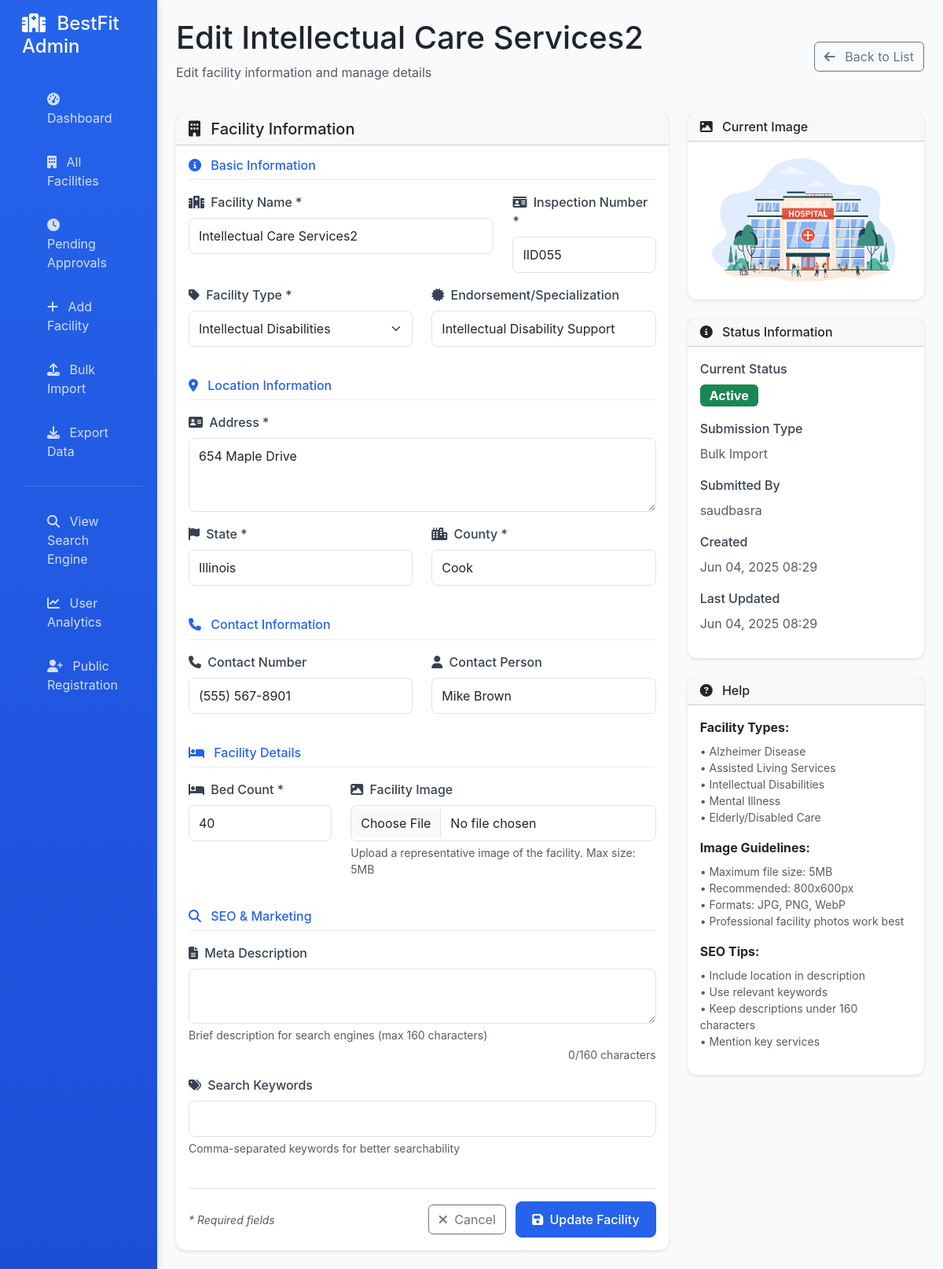
The page /facility-admin/facilities/22/edit/ (signed in) on the database its author committed.
### search/models.py (models this page shows, shortened)
class Facility(models.Model):
    STATUS_CHOICES = [
        ('active', 'Active'),
        ('inactive', 'Inactive'),
        ('pending', 'Pending Approval'),
        ('rejected', 'Rejected'),
        ('draft', 'Draft')
    ]
    SUBMISSION_TYPE_CHOICES = [
        ('admin', 'Admin Entry'),
        ('self_register', 'Self Registration'),
        ('bulk_import', 'Bulk Import')
    ]
    name = models.CharField(max_length=255)
    slug = models.SlugField(unique=True, blank=True)
    facility_type = models.CharField(max_length=255)
    endorsement = models.CharField(max_length=255, blank=True, null=True)
    inspection_number = models.CharField(max_length=100, unique=True)
    address = models.TextField()
    state = models.CharField(max_length=50)
    county = models.CharField(max_length=100)
    contact = models.CharField(max_length=255, blank=True, null=True)
    contact_person = models.CharField(max_length=255, blank=True, null=True)
    bed_count = models.IntegerField(default=0)
    status = models.CharField(max_length=20, choices=STATUS_CHOICES, default='pending')
    image = models.ImageField(
        upload_to='facilities/%Y/%m/',
        blank=True,
        null=True,
        help_text="Facility main image"
    )
    submitted_by = models.ForeignKey(
        User,
        on_delete=models.SET_NULL,
        null=True,
        blank=True,
        help_text="Who submitted this facility"
    )
    submission_type = models.CharField(
        max_length=20,
        choices=SUBMISSION_TYPE_CHOICES,
        default='admin'
    )
    created_at = models.DateTimeField(auto_now_add=True)
    updated_at = models.DateTimeField(auto_now=True)
    approved_at = models.DateTimeField(null=True, blank=True)
    approved_by = models.ForeignKey(
        User,
        on_delete=models.SET_NULL,
        null=True,
        blank=True,
        related_name='approved_facilities'
    )
    meta_description = models.TextField(blank=True, max_length=160)
    search_keywords = models.TextField(blank=True)
    class Meta:
        ordering = ['-created_at']
        verbose_name_plural = "Facilities"
        indexes = [
            models.Index(fields=['status']),
            models.Index(fields=['facility_type']),
            models.Index(fields=['state', 'county']),
        ]
    @property
    def image_url(self):
        if self.image:
            return self.image.url
        return '/static/images/default-facility.jpg'

### facility_admin/views.py (the view)
# urls.py: path('facilities/<int:facility_id>/edit/', views.facility_edit, name='facility_edit'),
@login_required
@user_passes_test(is_admin)
def facility_edit(request, facility_id):
    facility = get_object_or_404(Facility, id=facility_id)
    old_values = {
        'name': facility.name,
        'status': facility.status,
        'facility_type': facility.facility_type,
        'bed_count': facility.bed_count,
    }
    if request.method == 'POST':
        form = FacilityForm(request.POST, request.FILES, instance=facility)
        if form.is_valid():
            updated_facility = form.save()
            new_values = {
                'name': updated_facility.name,
                'status': updated_facility.status,
                'facility_type': updated_facility.facility_type,
                'bed_count': updated_facility.bed_count,
            }
            FacilityChangeLog.objects.create(
                facility=updated_facility,
                changed_by=request.user,
                change_type='updated',
                old_values=old_values,
                new_values=new_values
            )
            messages.success(request, f'Facility "{facility.name}" updated successfully!')
            return redirect('facility_admin:facility_list')
    else:
        form = FacilityForm(instance=facility)
    return render(request, 'facility_admin/facility_form.html', {
        'form': form,
        'facility': facility,
        'title': f'Edit {facility.name}',
        'submit_text': 'Update Facility'
    })

### facility_admin/templates/facility_admin/facility_form.html (shortened to what this page needs)
{% extends 'facility_admin/base.html' %}
{% load static %}
{% block content %}
<div class="d-flex justify-content-between align-items-center mb-4">
    <div>
        <h1>{{ title }}</h1>
        <p class="text-muted">
            {% if facility %}
                Edit facility information and manage details
            {% else %}
                Add a new facility to the search engine database
            {% endif %}
        </p>
    </div>
    <div>
        <a href="{% url 'facility_admin:facility_list' %}" class="btn btn-outline-secondary">
            <i class="fas fa-arrow-left me-2"></i> Back to List
        </a>
    </div>
</div>
<div class="row">
    <div class="col-md-8">
        <div class="card">
            <div class="card-header">
                <h5 class="mb-0">
                    <i class="fas fa-building me-2"></i> Facility Information
                </h5>
            </div>
            <div class="card-body">
                <form method="post" enctype="multipart/form-data" id="facility-form">
                    <div class="row mb-4">
                        <div class="col-12">
                            <h6 class="text-primary border-bottom pb-2 mb-3">
                                <i class="fas fa-info-circle me-2"></i> Basic Information
                            </h6>
                        </div>
                        <div class="col-md-8 mb-3">
                            <label for="{{ form.name.id_for_label }}" class="form-label">
                                <i class="fas fa-hospital me-1"></i> Facility Name *
                            </label>
                            {{ form.name }}
                        </div>
                        <div class="col-md-4 mb-3">
                            <label for="{{ form.inspection_number.id_for_label }}" class="form-label">
                                <i class="fas fa-id-card me-1"></i> Inspection Number *
                            </label>
                            {{ form.inspection_number }}
                        </div>
                        <div class="col-md-6 mb-3">
                            <label for="{{ form.facility_type.id_for_label }}" class="form-label">
                                <i class="fas fa-tag me-1"></i> Facility Type *
                            </label>
                            {{ form.facility_type }}
                        </div>
                        <div class="col-md-6 mb-3">
                            <label for="{{ form.endorsement.id_for_label }}" class="form-label">
                                <i class="fas fa-certificate me-1"></i> Endorsement/Specialization
                            </label>
                            {{ form.endorsement }}
                        </div>
                    </div>
                    <div class="row mb-4">
                        <div class="col-12">
                            <h6 class="text-primary border-bottom pb-2 mb-3">
                                <i class="fas fa-map-marker-alt me-2"></i> Location Information
                            </h6>
                        </div>
                        <div class="col-12 mb-3">
                            <label for="{{ form.address.id_for_label }}" class="form-label">
                                <i class="fas fa-address-card me-1"></i> Address *
                            </label>
                            {{ form.address }}
                        </div>
                        <div class="col-md-6 mb-3">
                            <label for="{{ form.state.id_for_label }}" class="form-label">
                                <i class="fas fa-flag me-1"></i> State *
                            </label>
                            {{ form.state }}
                        </div>
                        <div class="col-md-6 mb-3">
                            <label for="{{ form.county.id_for_label }}" class="form-label">
                                <i class="fas fa-city me-1"></i> County *
                            </label>
                            {{ form.county }}
                        </div>
                    </div>
                    <div class="row mb-4">
                        <div class="col-12">
                            <h6 class="text-primary border-bottom pb-2 mb-3">
                                <i class="fas fa-phone me-2"></i> Contact Information
                            </h6>
                        </div>
                        <div class="col-md-6 mb-3">
                            <label for="{{ form.contact.id_for_label }}" class="form-label">
                                <i class="fas fa-phone me-1"></i> Contact Number
                            </label>
                            {{ form.contact }}
                        </div>
                        <div class="col-md-6 mb-3">
                            <label for="{{ form.contact_person.id_for_label }}" class="form-label">
                                <i class="fas fa-user me-1"></i> Contact Person
                            </label>
                            {{ form.contact_person }}
                        </div>
                    </div>
                    <div class="row mb-4">
                        <div class="col-12">
                            <h6 class="text-primary border-bottom pb-2 mb-3">
                                <i class="fas fa-bed me-2"></i> Facility Details
                            </h6>
                        </div>
                        <div class="col-md-4 mb-3">
                            <label for="{{ form.bed_count.id_for_label }}" class="form-label">
                                <i class="fas fa-bed me-1"></i> Bed Count *
                            </label>
                            {{ form.bed_count }}
                        </div>
                        <div class="col-md-8 mb-3">
                            <label for="{{ form.image.id_for_label }}" class="form-label">
                                <i class="fas fa-image me-1"></i> Facility Image
                            </label>
                            {{ form.image }}
                            <div class="form-text">Upload a representative image of the facility. Max size: 5MB</div>
                        </div>
                    </div>
                    <div class="row mb-4">
                        <div class="col-12">
                            <h6 class="text-primary border-bottom pb-2 mb-3">
                                <i class="fas fa-search me-2"></i> SEO & Marketing
                            </h6>
                        </div>
                        <div class="col-12 mb-3">
                            <label for="{{ form.meta_description.id_for_label }}" class="form-label">
                                <i class="fas fa-file-text me-1"></i> Meta Description
                            </label>
                            {{ form.meta_description }}
                            <div class="form-text">Brief description for search engines (max 160 characters)</div>
                        </div>
                        <div class="col-12 mb-3">
                            <label for="{{ form.search_keywords.id_for_label }}" class="form-label">
                                <i class="fas fa-tags me-1"></i> Search Keywords
                            </label>
                            {{ form.search_keywords }}
                            <div class="form-text">Comma-separated keywords for better searchability</div>
                        </div>
                    </div>
                    <div class="d-flex justify-content-between align-items-center pt-3 border-top">
                        <div class="text-muted">
                            <small><em>* Required fields</em></small>
                        </div>
                        <div>
                            <a href="{% url 'facility_admin:facility_list' %}" class="btn btn-outline-secondary me-2">
                                <i class="fas fa-times me-1"></i> Cancel
                            </a>
                            <button type="submit" class="btn btn-primary">
                                <i class="fas fa-save me-1"></i> {{ submit_text }}
                            </button>
                        </div>
                    </div>
                </form>
            </div>
        </div>
    </div>
    <div class="col-md-4">
        {% if facility %}
            <div class="card mb-4">
                <div class="card-header">
                    <h6 class="mb-0">
                        <i class="fas fa-image me-2"></i> Current Image
                    </h6>
                </div>
                <div class="card-body text-center">
                    <img src="{{ facility.image_url }}" alt="{{ facility.name }}"
                         class="img-fluid rounded" style="max-height: 200px;">
                </div>
            </div>
            <div class="card mb-4">
                <div class="card-header">
                    <h6 class="mb-0">
                        <i class="fas fa-info-circle me-2"></i> Status Information
                    </h6>
                </div>
                <div class="card-body">
                    <div class="mb-3">
                        <label class="form-label">Current Status</label>
                        <div>
                            <span class="badge
                                {% if facility.status == 'active' %}bg-success
                                {% elif facility.status == 'pending' %}bg-warning
                                {% elif facility.status == 'rejected' %}bg-danger
                                {% else %}bg-secondary{% endif %} fs-6">
                                {{ facility.get_status_display }}
                            </span>
                        </div>
                    </div>
                    <div class="mb-3">
                        <label class="form-label">Submission Type</label>
                        <div class="text-muted">{{ facility.get_submission_type_display }}</div>
                    </div>
                    {% if facility.submitted_by %}
                        <div class="mb-3">
                            <label class="form-label">Submitted By</label>
                            <div class="text-muted">{{ facility.submitted_by.get_full_name|default:facility.submitted_by.username }}</div>
                        </div>
                    {% endif %}
                    <div class="mb-3">
                        <label class="form-label">Created</label>
                        <div class="text-muted">{{ facility.created_at|date:"M d, Y H:i" }}</div>
                    </div>
                    <div class="mb-3">
                        <label class="form-label">Last Updated</label>
                        <div class="text-muted">{{ facility.updated_at|date:"M d, Y H:i" }}</div>
                    </div>
                </div>
            </div>
        {% endif %}
        <div class="card">
            <div class="card-header">
                <h6 class="mb-0">
                    <i class="fas fa-question-circle me-2"></i> Help
                </h6>
            </div>
            <div class="card-body">
                <div class="mb-3">
                    <strong>Facility Types:</strong>
                    <ul class="list-unstyled mt-2 small text-muted">
                        <li>• Alzheimer Disease</li>
                        <li>• Assisted Living Services</li>
                        <li>• Intellectual Disabilities</li>
                        <li>• Mental Illness</li>
                        <li>• Elderly/Disabled Care</li>
                    </ul>
                </div>
                <div class="mb-3">
                    <strong>Image Guidelines:</strong>
                    <ul class="list-unstyled mt-2 small text-muted">
                        <li>• Maximum file size: 5MB</li>
                        <li>• Recommended: 800x600px</li>
                        <li>• Formats: JPG, PNG, WebP</li>
                        <li>• Professional facility photos work best</li>
                    </ul>
                </div>
                <div>
                    <strong>SEO Tips:</strong>
                    <ul class="list-unstyled mt-2 small text-muted">
                        <li>• Include location in description</li>
                        <li>• Use relevant keywords</li>
                        <li>• Keep descriptions under 160 characters</li>
                        <li>• Mention key services</li>
                    </ul>
                </div>
            </div>
        </div>
    </div>
</div>
{% endblock %}

### rows shown on the page
Facility: name "Intellectual Care Services2", inspection_number "IID055", facility_type "Intellectual Disabilities", endorsement "Intellectual Disability Support", address "654 Maple Drive", state "Illinois", county "Cook", contact "(555) 567-8901", contact_person "Mike Brown", bed_count "40", status "Active", submission_type "Bulk Import", submitted_by.get_full_name "saudbasra", created_at "Jun 04, 2025 08:29", updated_at "Jun 04, 2025 08:29"

### other values the page prints
{{ title }} "Edit Intellectual Care Services2"
{{ submit_text }} "Update Facility"
